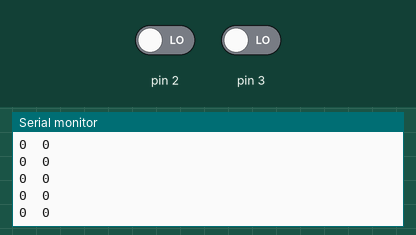
A sketch run on a simulated Arduino Uno, built with avr-gcc and run on an emulated ATmega328P. On the bench: the last lines printed to the serial monitor. The test bench sets the inputs (shaded band); at power-on: pin 2 LOW, pin 3 LOW.

Above: at 1.2 s.
1.3 s: pin 2 driven HIGH
At 2.2 s:
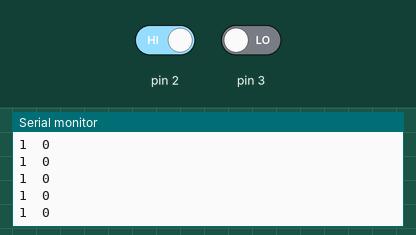
2.8 s: pin 3 driven HIGH
At 3.6 s:
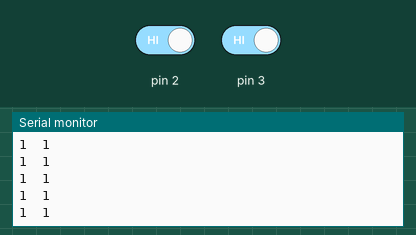
4.3 s: pin 2 driven LOW
At 4.9 s:
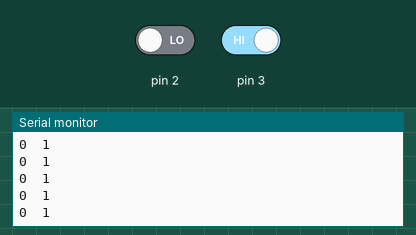

The sketch:

interrupt_test_1.ino
```cpp
/*
 * A first sketch to test the interrupts
 */

volatile byte chA, chB = 0;

void setup()
{
  Serial.begin(9600);
  pinMode(2, INPUT);
  pinMode(3, INPUT);
  attachInterrupt( digitalPinToInterrupt(2), chA_ISR, CHANGE);
  attachInterrupt( digitalPinToInterrupt(3), chB_ISR, CHANGE);

}

void loop()
{
  Serial.print(chA);
  Serial.print("\t");
  Serial.println(chB);
}


void chA_ISR()
{
  //chA = (PIND & B00000100)>>2;
  chA = digitalRead(2);
}

void chB_ISR()
{
  //chB = (PIND & B00001000)>>3;
  chB = digitalRead(3);
}
```

Measured:
- after the input at 1.3 s, the serial monitor: prints a new line after 0.07 s (image 1)
- after the input at 2.8 s, the serial monitor: prints a new line after 0.07 s (image 2)
- after the input at 4.3 s, the serial monitor: prints a new line after 0.07 s (image 3)
